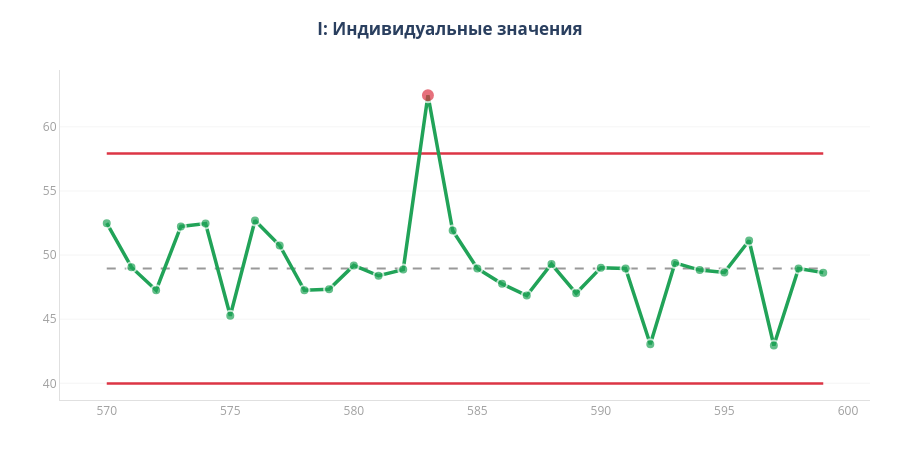
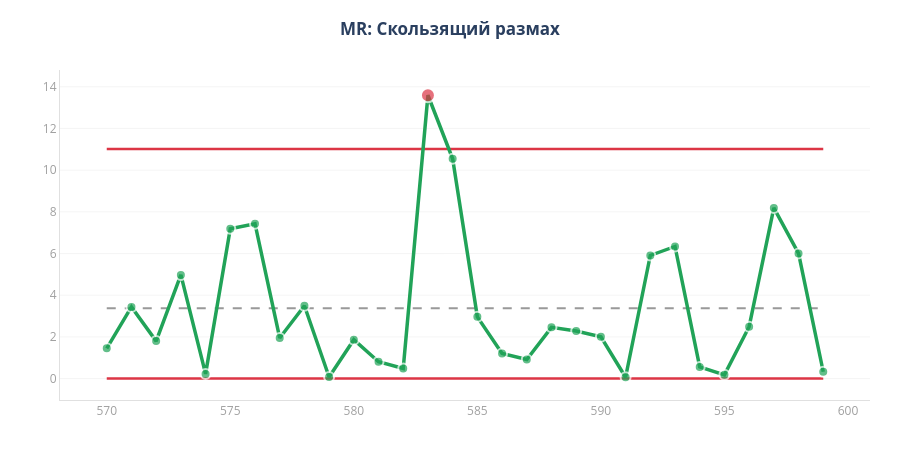
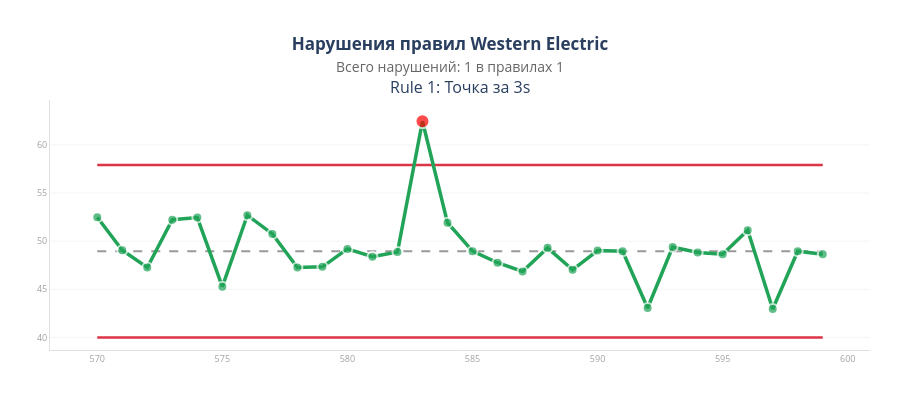
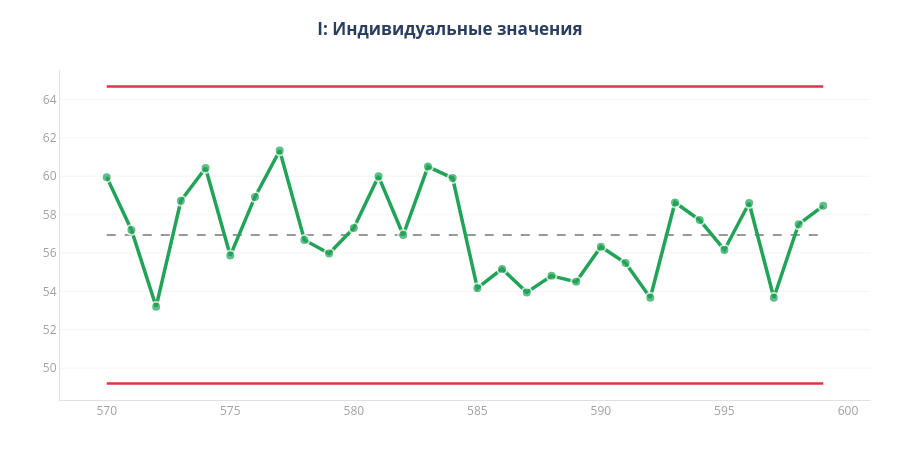

Notebook code for these charts, in order:
### Markdown cell above
## I-Mr charts + анализ дрейфа
spc_lib: https://github.com/denccchick/spc_lib

### Code cell
for sensor in top_5_sensors:
    # Заполняем NaN через KNNImputer
    sensor_data_with_nan = X_test_raw[[sensor]]
    imputer = KNNImputer(n_neighbors=5)
    sensor_data_clean = imputer.fit_transform(sensor_data_with_nan)

    chart = IMRChart(data=sensor_data_clean, datetimes=np.arange(len(sensor_data_clean)))

    chart.fit()

    fig_i, fig_mr = chart.plot()
    fig_i.show()
    fig_mr.show()

    fig_rules = chart.plot_rules(n_cols=1)
    fig_rules.show()

### Figure 1 — Plotly figure (JSON) as saved in the notebook; plotly's stock layout.template omitted (floating-point values rounded to 4 significant figures)
{"data": [{"hoverinfo": "skip", "line": {"color": "#dc3545", "shape": "linear", "width": 2.5}, "mode": "lines", "showlegend": false, "type": "scatter", "x": [570, 571, 572, 573, 574, 575, 576, 577, 578, 579, 580, 581, 582, 583, 584, 585, 586, 587, 588, 589, 590, 591, 592, 593, 594, 595, 596, 597, 598, 599], "y": [57.93, 57.93, 57.93, 57.93, 57.93, 57.93, 57.93, 57.93, 57.93, 57.93, 57.93, 57.93, 57.93, 57.93, 57.93, 57.93, 57.93, 57.93, 57.93, 57.93, 57.93, 57.93, 57.93, 57.93, 57.93, 57.93, 57.93, 57.93, 57.93, 57.93]}, {"hoverinfo": "skip", "line": {"color": "#dc3545", "shape": "linear", "width": 2.5}, "mode": "lines", "showlegend": false, "type": "scatter", "x": [570, 571, 572, 573, 574, 575, 576, 577, 578, 579, 580, 581, 582, 583, 584, 585, 586, 587, 588, 589, 590, 591, 592, 593, 594, 595, 596, 597, 598, 599], "y": [39.99, 39.99, 39.99, 39.99, 39.99, 39.99, 39.99, 39.99, 39.99, 39.99, 39.99, 39.99, 39.99, 39.99, 39.99, 39.99, 39.99, 39.99, 39.99, 39.99, 39.99, 39.99, 39.99, 39.99, 39.99, 39.99, 39.99, 39.99, 39.99, 39.99]}, {"hoverinfo": "skip", "line": {"color": "#999999", "dash": "dash", "width": 2}, "mode": "lines", "showlegend": false, "type": "scatter", "x": [570, 571, 572, 573, 574, 575, 576, 577, 578, 579, 580, 581, 582, 583, 584, 585, 586, 587, 588, 589, 590, 591, 592, 593, 594, 595, 596, 597, 598, 599], "y": [48.96, 48.96, 48.96, 48.96, 48.96, 48.96, 48.96, 48.96, 48.96, 48.96, 48.96, 48.96, 48.96, 48.96, 48.96, 48.96, 48.96, 48.96, 48.96, 48.96, 48.96, 48.96, 48.96, 48.96, 48.96, 48.96, 48.96, 48.96, 48.96, 48.96]}, {"hovertemplate": "Дата: %{x}<br>Значение: <b>%{y:.4f}</b><extra></extra>", "line": {"color": "#21a358", "width": 3.5}, "marker": {"color": ["#21a358", "#21a358", "#21a358", "#21a358", "#21a358", "#21a358", "#21a358", "#21a358", "#21a358", "#21a358", "#21a358", "#21a358", "#21a358", "#dc3545", "#21a358", "#21a358", "#21a358", "#21a358", "#21a358", "#21a358", "#21a358", "#21a358", "#21a358", "#21a358", "#21a358", "#21a358", "#21a358", "#21a358", "#21a358", "#21a358"], "line": {"color": "white", "width": 2}, "size": [10, 10, 10, 10, 10, 10, 10, 10, 10, 10, 10, 10, 10, 14, 10, 10, 10, 10, 10, 10, 10, 10, 10, 10, 10, 10, 10, 10, 10, 10]}, "mode": "lines+markers", "showlegend": false, "type": "scatter", "x": [570, 571, 572, 573, 574, 575, 576, 577, 578, 579, 580, 581, 582, 583, 584, 585, 586, 587, 588, 589, 590, 591, 592, 593, 594, 595, 596, 597, 598, 599], "y": [52.49, 49.06, 47.26, 52.23, 52.46, 45.27, 52.7, 50.75, 47.26, 47.33, 49.19, 48.39, 48.87, 62.46, 51.92, 48.96, 47.76, 46.85, 49.3, 47.02, 49.02, 48.96, 43.05, 49.39, 48.83, 48.65, 51.14, 42.95, 48.96, 48.63]}], "layout": {"height": 450, "hovermode": "x unified", "margin": {"b": 50, "l": 60, "r": 30, "t": 70}, "paper_bgcolor": "white", "plot_bgcolor": "white", "title": {"text": "<b>I: Индивидуальные значения</b>", "x": 0.5}, "xaxis": {"linecolor": "#E0E0E0", "showgrid": false, "showline": true, "tickfont": {"color": "#A0A0A0", "size": 12}, "zeroline": false}, "yaxis": {"gridcolor": "#F5F5F5", "gridwidth": 1, "linecolor": "#E0E0E0", "showgrid": true, "showline": true, "tickfont": {"color": "#A0A0A0", "size": 12}, "zeroline": false}}}

### Figure 2 — Plotly figure (JSON) as saved in the notebook; plotly's stock layout.template omitted (floating-point values rounded to 4 significant figures)
{"data": [{"hoverinfo": "skip", "line": {"color": "#dc3545", "shape": "linear", "width": 2.5}, "mode": "lines", "showlegend": false, "type": "scatter", "x": [570, 571, 572, 573, 574, 575, 576, 577, 578, 579, 580, 581, 582, 583, 584, 585, 586, 587, 588, 589, 590, 591, 592, 593, 594, 595, 596, 597, 598, 599], "y": [11.02, 11.02, 11.02, 11.02, 11.02, 11.02, 11.02, 11.02, 11.02, 11.02, 11.02, 11.02, 11.02, 11.02, 11.02, 11.02, 11.02, 11.02, 11.02, 11.02, 11.02, 11.02, 11.02, 11.02, 11.02, 11.02, 11.02, 11.02, 11.02, 11.02]}, {"hoverinfo": "skip", "line": {"color": "#dc3545", "shape": "linear", "width": 2.5}, "mode": "lines", "showlegend": false, "type": "scatter", "x": [570, 571, 572, 573, 574, 575, 576, 577, 578, 579, 580, 581, 582, 583, 584, 585, 586, 587, 588, 589, 590, 591, 592, 593, 594, 595, 596, 597, 598, 599], "y": [0, 0, 0, 0, 0, 0, 0, 0, 0, 0, 0, 0, 0, 0, 0, 0, 0, 0, 0, 0, 0, 0, 0, 0, 0, 0, 0, 0, 0, 0]}, {"hoverinfo": "skip", "line": {"color": "#999999", "dash": "dash", "width": 2}, "mode": "lines", "showlegend": false, "type": "scatter", "x": [570, 571, 572, 573, 574, 575, 576, 577, 578, 579, 580, 581, 582, 583, 584, 585, 586, 587, 588, 589, 590, 591, 592, 593, 594, 595, 596, 597, 598, 599], "y": [3.373, 3.373, 3.373, 3.373, 3.373, 3.373, 3.373, 3.373, 3.373, 3.373, 3.373, 3.373, 3.373, 3.373, 3.373, 3.373, 3.373, 3.373, 3.373, 3.373, 3.373, 3.373, 3.373, 3.373, 3.373, 3.373, 3.373, 3.373, 3.373, 3.373]}, {"hovertemplate": "Дата: %{x}<br>Значение: <b>%{y:.4f}</b><extra></extra>", "line": {"color": "#21a358", "width": 3.5}, "marker": {"color": ["#21a358", "#21a358", "#21a358", "#21a358", "#21a358", "#21a358", "#21a358", "#21a358", "#21a358", "#21a358", "#21a358", "#21a358", "#21a358", "#dc3545", "#21a358", "#21a358", "#21a358", "#21a358", "#21a358", "#21a358", "#21a358", "#21a358", "#21a358", "#21a358", "#21a358", "#21a358", "#21a358", "#21a358", "#21a358", "#21a358"], "line": {"color": "white", "width": 2}, "size": [10, 10, 10, 10, 10, 10, 10, 10, 10, 10, 10, 10, 10, 14, 10, 10, 10, 10, 10, 10, 10, 10, 10, 10, 10, 10, 10, 10, 10, 10]}, "mode": "lines+markers", "showlegend": false, "type": "scatter", "x": [570, 571, 572, 573, 574, 575, 576, 577, 578, 579, 580, 581, 582, 583, 584, 585, 586, 587, 588, 589, 590, 591, 592, 593, 594, 595, 596, 597, 598, 599], "y": [1.452, 3.436, 1.797, 4.975, 0.2234, 7.189, 7.43, 1.948, 3.493, 0.0763, 1.862, 0.8067, 0.4814, 13.6, 10.55, 2.96, 1.2, 0.911, 2.456, 2.283, 2.001, 0.0627, 5.908, 6.339, 0.5582, 0.1794, 2.488, 8.187, 6.007, 0.3261]}], "layout": {"height": 450, "hovermode": "x unified", "margin": {"b": 50, "l": 60, "r": 30, "t": 70}, "paper_bgcolor": "white", "plot_bgcolor": "white", "title": {"text": "<b>MR: Скользящий размах</b>", "x": 0.5}, "xaxis": {"linecolor": "#E0E0E0", "showgrid": false, "showline": true, "tickfont": {"color": "#A0A0A0", "size": 12}, "zeroline": false}, "yaxis": {"gridcolor": "#F5F5F5", "gridwidth": 1, "linecolor": "#E0E0E0", "showgrid": true, "showline": true, "tickfont": {"color": "#A0A0A0", "size": 12}, "zeroline": false}}}

### Figure 3 — Plotly figure (JSON) as saved in the notebook; plotly's stock layout.template omitted (floating-point values rounded to 4 significant figures)
{"data": [{"hoverinfo": "skip", "line": {"color": "#dc3545", "width": 2.5}, "mode": "lines", "showlegend": false, "type": "scatter", "x": [570, 571, 572, 573, 574, 575, 576, 577, 578, 579, 580, 581, 582, 583, 584, 585, 586, 587, 588, 589, 590, 591, 592, 593, 594, 595, 596, 597, 598, 599], "xaxis": "x", "y": [57.93, 57.93, 57.93, 57.93, 57.93, 57.93, 57.93, 57.93, 57.93, 57.93, 57.93, 57.93, 57.93, 57.93, 57.93, 57.93, 57.93, 57.93, 57.93, 57.93, 57.93, 57.93, 57.93, 57.93, 57.93, 57.93, 57.93, 57.93, 57.93, 57.93], "yaxis": "y"}, {"hoverinfo": "skip", "line": {"color": "#dc3545", "width": 2.5}, "mode": "lines", "showlegend": false, "type": "scatter", "x": [570, 571, 572, 573, 574, 575, 576, 577, 578, 579, 580, 581, 582, 583, 584, 585, 586, 587, 588, 589, 590, 591, 592, 593, 594, 595, 596, 597, 598, 599], "xaxis": "x", "y": [39.99, 39.99, 39.99, 39.99, 39.99, 39.99, 39.99, 39.99, 39.99, 39.99, 39.99, 39.99, 39.99, 39.99, 39.99, 39.99, 39.99, 39.99, 39.99, 39.99, 39.99, 39.99, 39.99, 39.99, 39.99, 39.99, 39.99, 39.99, 39.99, 39.99], "yaxis": "y"}, {"hoverinfo": "skip", "line": {"color": "#999999", "dash": "dash", "width": 2}, "mode": "lines", "showlegend": false, "type": "scatter", "x": [570, 571, 572, 573, 574, 575, 576, 577, 578, 579, 580, 581, 582, 583, 584, 585, 586, 587, 588, 589, 590, 591, 592, 593, 594, 595, 596, 597, 598, 599], "xaxis": "x", "y": [48.96, 48.96, 48.96, 48.96, 48.96, 48.96, 48.96, 48.96, 48.96, 48.96, 48.96, 48.96, 48.96, 48.96, 48.96, 48.96, 48.96, 48.96, 48.96, 48.96, 48.96, 48.96, 48.96, 48.96, 48.96, 48.96, 48.96, 48.96, 48.96, 48.96], "yaxis": "y"}, {"hovertemplate": "Дата: %{x}<br>Значение: <b>%{y:.4f}</b><extra></extra>", "line": {"color": "#21a358", "width": 3.5}, "marker": {"color": ["#21a358", "#21a358", "#21a358", "#21a358", "#21a358", "#21a358", "#21a358", "#21a358", "#21a358", "#21a358", "#21a358", "#21a358", "#21a358", "#FF0000", "#21a358", "#21a358", "#21a358", "#21a358", "#21a358", "#21a358", "#21a358", "#21a358", "#21a358", "#21a358", "#21a358", "#21a358", "#21a358", "#21a358", "#21a358", "#21a358"], "line": {"color": "white", "width": 2}, "size": [10, 10, 10, 10, 10, 10, 10, 10, 10, 10, 10, 10, 10, 14, 10, 10, 10, 10, 10, 10, 10, 10, 10, 10, 10, 10, 10, 10, 10, 10]}, "mode": "lines+markers", "showlegend": false, "type": "scatter", "x": [570, 571, 572, 573, 574, 575, 576, 577, 578, 579, 580, 581, 582, 583, 584, 585, 586, 587, 588, 589, 590, 591, 592, 593, 594, 595, 596, 597, 598, 599], "xaxis": "x", "y": [52.49, 49.06, 47.26, 52.23, 52.46, 45.27, 52.7, 50.75, 47.26, 47.33, 49.19, 48.39, 48.87, 62.46, 51.92, 48.96, 47.76, 46.85, 49.3, 47.02, 49.02, 48.96, 43.05, 49.39, 48.83, 48.65, 51.14, 42.95, 48.96, 48.63], "yaxis": "y"}], "layout": {"annotations": [{"font": {"size": 16}, "showarrow": false, "text": "Rule 1: Точка за 3s", "x": 0.5, "xanchor": "center", "xref": "paper", "y": 1, "yanchor": "bottom", "yref": "paper"}], "height": 400, "hovermode": "x unified", "margin": {"b": 50, "l": 50, "r": 30, "t": 100}, "paper_bgcolor": "white", "plot_bgcolor": "white", "title": {"text": "<b>Нарушения правил Western Electric</b><br><span style='font-size:14px;color:#666;'>Всего нарушений: 1 в правилах 1</span>", "x": 0.5}, "xaxis": {"anchor": "y", "domain": [0, 1], "linecolor": "#E0E0E0", "showgrid": false, "showline": true, "tickfont": {"color": "#A0A0A0", "size": 9}, "zeroline": false}, "yaxis": {"anchor": "x", "domain": [0, 1], "gridcolor": "#F5F5F5", "gridwidth": 1, "linecolor": "#E0E0E0", "showgrid": true, "showline": true, "tickfont": {"color": "#A0A0A0", "size": 9}, "zeroline": false}}}

### Figure 4 — Plotly figure (JSON) as saved in the notebook; plotly's stock layout.template omitted (floating-point values rounded to 4 significant figures)
{"data": [{"hoverinfo": "skip", "line": {"color": "#dc3545", "shape": "linear", "width": 2.5}, "mode": "lines", "showlegend": false, "type": "scatter", "x": [570, 571, 572, 573, 574, 575, 576, 577, 578, 579, 580, 581, 582, 583, 584, 585, 586, 587, 588, 589, 590, 591, 592, 593, 594, 595, 596, 597, 598, 599], "y": [64.68, 64.68, 64.68, 64.68, 64.68, 64.68, 64.68, 64.68, 64.68, 64.68, 64.68, 64.68, 64.68, 64.68, 64.68, 64.68, 64.68, 64.68, 64.68, 64.68, 64.68, 64.68, 64.68, 64.68, 64.68, 64.68, 64.68, 64.68, 64.68, 64.68]}, {"hoverinfo": "skip", "line": {"color": "#dc3545", "shape": "linear", "width": 2.5}, "mode": "lines", "showlegend": false, "type": "scatter", "x": [570, 571, 572, 573, 574, 575, 576, 577, 578, 579, 580, 581, 582, 583, 584, 585, 586, 587, 588, 589, 590, 591, 592, 593, 594, 595, 596, 597, 598, 599], "y": [49.2, 49.2, 49.2, 49.2, 49.2, 49.2, 49.2, 49.2, 49.2, 49.2, 49.2, 49.2, 49.2, 49.2, 49.2, 49.2, 49.2, 49.2, 49.2, 49.2, 49.2, 49.2, 49.2, 49.2, 49.2, 49.2, 49.2, 49.2, 49.2, 49.2]}, {"hoverinfo": "skip", "line": {"color": "#999999", "dash": "dash", "width": 2}, "mode": "lines", "showlegend": false, "type": "scatter", "x": [570, 571, 572, 573, 574, 575, 576, 577, 578, 579, 580, 581, 582, 583, 584, 585, 586, 587, 588, 589, 590, 591, 592, 593, 594, 595, 596, 597, 598, 599], "y": [56.94, 56.94, 56.94, 56.94, 56.94, 56.94, 56.94, 56.94, 56.94, 56.94, 56.94, 56.94, 56.94, 56.94, 56.94, 56.94, 56.94, 56.94, 56.94, 56.94, 56.94, 56.94, 56.94, 56.94, 56.94, 56.94, 56.94, 56.94, 56.94, 56.94]}, {"hovertemplate": "Дата: %{x}<br>Значение: <b>%{y:.4f}</b><extra></extra>", "line": {"color": "#21a358", "width": 3.5}, "marker": {"color": ["#21a358", "#21a358", "#21a358", "#21a358", "#21a358", "#21a358", "#21a358", "#21a358", "#21a358", "#21a358", "#21a358", "#21a358", "#21a358", "#21a358", "#21a358", "#21a358", "#21a358", "#21a358", "#21a358", "#21a358", "#21a358", "#21a358", "#21a358", "#21a358", "#21a358", "#21a358", "#21a358", "#21a358", "#21a358", "#21a358"], "line": {"color": "white", "width": 2}, "size": [10, 10, 10, 10, 10, 10, 10, 10, 10, 10, 10, 10, 10, 10, 10, 10, 10, 10, 10, 10, 10, 10, 10, 10, 10, 10, 10, 10, 10, 10]}, "mode": "lines+markers", "showlegend": false, "type": "scatter", "x": [570, 571, 572, 573, 574, 575, 576, 577, 578, 579, 580, 581, 582, 583, 584, 585, 586, 587, 588, 589, 590, 591, 592, 593, 594, 595, 596, 597, 598, 599], "y": [59.96, 57.2, 53.2, 58.72, 60.43, 55.86, 58.92, 61.34, 56.68, 55.97, 57.3, 60.0, 56.94, 60.5, 59.91, 54.17, 55.17, 53.95, 54.81, 54.49, 56.33, 55.48, 53.67, 58.63, 57.71, 56.16, 58.61, 53.67, 57.5, 58.46]}], "layout": {"height": 450, "hovermode": "x unified", "margin": {"b": 50, "l": 60, "r": 30, "t": 70}, "paper_bgcolor": "white", "plot_bgcolor": "white", "title": {"text": "<b>I: Индивидуальные значения</b>", "x": 0.5}, "xaxis": {"linecolor": "#E0E0E0", "showgrid": false, "showline": true, "tickfont": {"color": "#A0A0A0", "size": 12}, "zeroline": false}, "yaxis": {"gridcolor": "#F5F5F5", "gridwidth": 1, "linecolor": "#E0E0E0", "showgrid": true, "showline": true, "tickfont": {"color": "#A0A0A0", "size": 12}, "zeroline": false}}}
